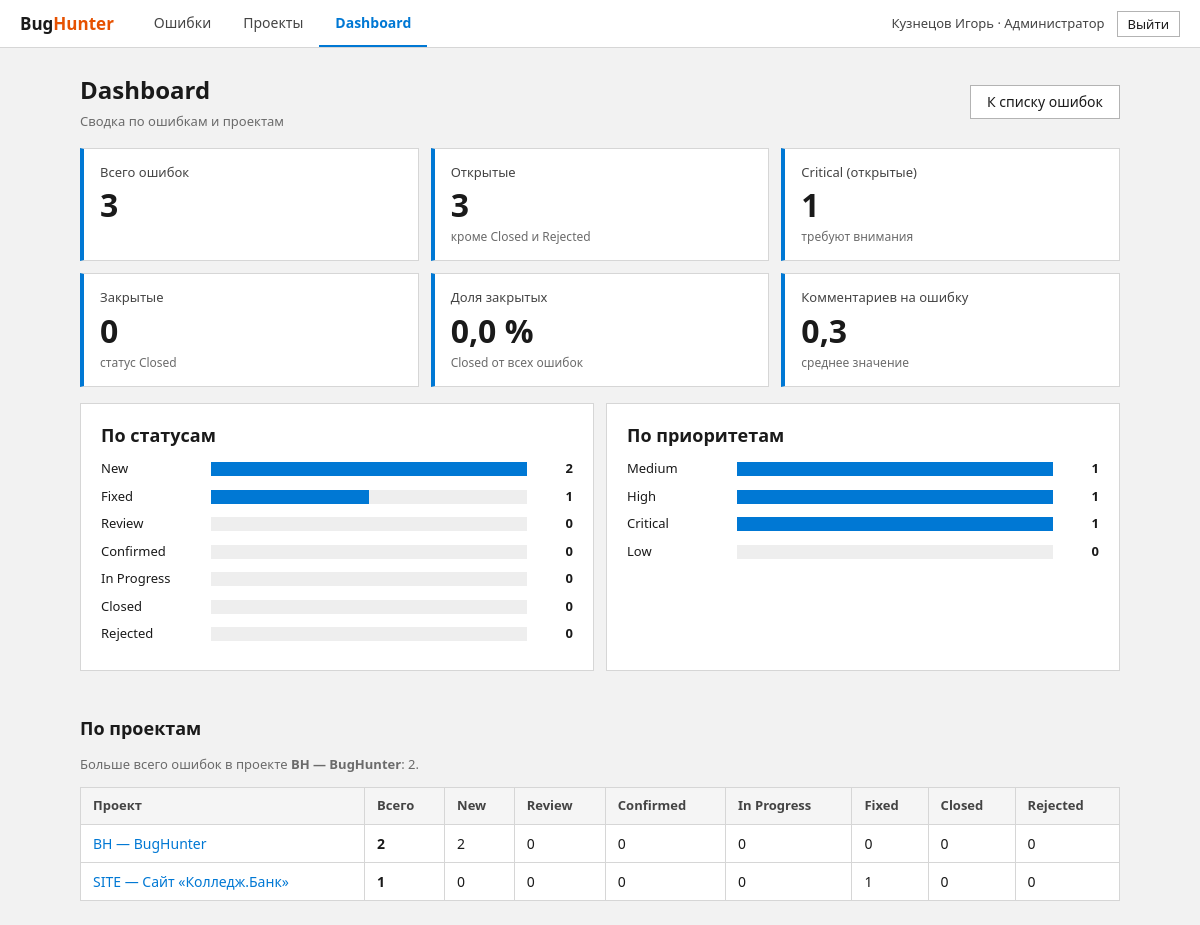
Page /dashboard.php (signed in) on the committed database.
### tables this page shows
CREATE TABLE users (
    user_id       INTEGER PRIMARY KEY AUTOINCREMENT,
    full_name     TEXT    NOT NULL,
    email         TEXT    NOT NULL UNIQUE,
    password_hash TEXT    NOT NULL,
    role          TEXT    NOT NULL CHECK (role IN ('customer', 'tester', 'developer', 'admin')),
    created_at    TEXT    NOT NULL DEFAULT CURRENT_TIMESTAMP
);

CREATE TABLE projects (
    project_id  INTEGER PRIMARY KEY AUTOINCREMENT,
    code        TEXT    NOT NULL UNIQUE CHECK (length(code) BETWEEN 2 AND 10),
    name        TEXT    NOT NULL,
    lead_id     INTEGER REFERENCES users (user_id) ON DELETE SET NULL,
    created_at  TEXT    NOT NULL DEFAULT CURRENT_TIMESTAMP,
    owner_id    INTEGER REFERENCES users (user_id),
    description TEXT    NOT NULL DEFAULT ''
);

### config/database.php (called while the page is built, shortened)
<?php
function getPdo(): PDO
{
    static $pdo = null;
    if ($pdo === null) {
        $pdo = new PDO('sqlite:' . DB_PATH, null, null, [
            PDO::ATTR_ERRMODE            => PDO::ERRMODE_EXCEPTION,
            PDO::ATTR_DEFAULT_FETCH_MODE => PDO::FETCH_ASSOC,
        ]);
        $pdo->exec('PRAGMA foreign_keys = ON');
    }
    return $pdo;
}

### dashboard.php (the view, shortened to what this page needs)
<?php
$pdo = getPdo();
$total  = (int) $pdo->query('SELECT COUNT(*) AS total_bugs FROM bugs')->fetchColumn();
$open   = (int) $pdo->query("SELECT COUNT(*) FROM bugs WHERE status NOT IN ('Closed', 'Rejected')")->fetchColumn();
$crit   = (int) $pdo->query("SELECT COUNT(*) FROM bugs WHERE priority = 'Critical' AND status NOT IN ('Closed', 'Rejected')")->fetchColumn();
$closed = (int) $pdo->query("SELECT COUNT(*) FROM bugs WHERE status = 'Closed'")->fetchColumn();
$closedPercent = $total > 0 ? round($closed * 100 / $total, 1) : 0.0;
$avgComments = (float) $pdo->query(
    'SELECT AVG(c_cnt) AS avg_comments FROM (
         SELECT b.bug_id, COUNT(c.id) AS c_cnt
         FROM bugs b LEFT JOIN comments c ON c.bug_id = b.bug_id
         GROUP BY b.bug_id
     )'
)->fetchColumn();
$distribution = static function (PDO $pdo, string $column, array $all): array {
    $rows = $pdo->query("SELECT {$column} AS k, COUNT(*) AS cnt FROM bugs GROUP BY {$column} ORDER BY cnt DESC")->fetchAll();
    $map = [];
    foreach ($rows as $r) {
        $map[$r['k']] = (int) $r['cnt'];
    }
    foreach ($all as $k) {
        $map[$k] = $map[$k] ?? 0;
    }
    return $map;
};
$byStatus   = $distribution($pdo, 'status', STATUSES);
$projects = $pdo->query(
    "SELECT p.project_id, p.code, p.name,
            COUNT(b.bug_id) AS total,
            SUM(CASE WHEN b.status = 'New'         THEN 1 ELSE 0 END) AS new_cnt,
            SUM(CASE WHEN b.status = 'Review'      THEN 1 ELSE 0 END) AS review_cnt,
            SUM(CASE WHEN b.status = 'Confirmed'   THEN 1 ELSE 0 END) AS confirmed_cnt,
            SUM(CASE WHEN b.status = 'In Progress' THEN 1 ELSE 0 END) AS prog_cnt,
            SUM(CASE WHEN b.status = 'Fixed'       THEN 1 ELSE 0 END) AS fixed_cnt,
            SUM(CASE WHEN b.status = 'Closed'      THEN 1 ELSE 0 END) AS closed_cnt,
            SUM(CASE WHEN b.status = 'Rejected'    THEN 1 ELSE 0 END) AS rejected_cnt
     FROM projects p
     LEFT JOIN bugs b ON b.project_id = p.project_id
     GROUP BY p.project_id
     ORDER BY total DESC, p.code"
)->fetchAll();
$top = ($projects !== [] && (int) $projects[0]['total'] > 0) ? $projects[0] : null;
$cards = [
    ['Всего ошибок',            (string) $total,                                   ''],
    ['Открытые',                (string) $open,                                    'кроме Closed и Rejected'],
    ['Critical (открытые)',     (string) $crit,                                    $crit > 0 ? 'требуют внимания' : ''],
    ['Закрытые',                (string) $closed,                                  'статус Closed'],
    ['Доля закрытых',           number_format($closedPercent, 1, ',', ' ') . ' %', 'Closed от всех ошибок'],
    ['Комментариев на ошибку',  number_format($avgComments, 1, ',', ' '),          'среднее значение'],
];
function barRows(array $data): void
{
    $max = max(1, max($data ?: [0]));
    foreach ($data as $name => $cnt) {
        $w = (int) round($cnt * 100 / $max);
        echo '<div class="bar-row"><span class="bar-name">' . h((string) $name) . '</span>'
           . '<span class="bar-track"><span class="bar-fill" style="width:' . $w . '%"></span></span>'
           . '<span class="bar-cnt">' . (int) $cnt . '</span></div>';
    }
}
pageHeader('Dashboard');
?>
<div class="page-head">
    <div>
        <h1>Dashboard</h1>
        <div class="muted">Сводка по ошибкам и проектам</div>
    </div>
    <a class="btn btn-light" href="bugs.php">К списку ошибок</a>
</div>
<div class="stats">
    <?php foreach ($cards as [$title, $value, $note]): ?>
        <div class="stat">
            <div class="stat-title"><?= h($title) ?></div>
            <div class="stat-value"><?= h($value) ?></div>
            <div class="stat-note"><?= h($note) ?></div>
        </div>
    <?php endforeach; ?>
</div>
<div class="two-col">
    <div class="card">
        <h2 style="margin-top:0">По статусам</h2>
        <?php barRows($byStatus); ?>
    </div>
    <div class="card">
        <h2 style="margin-top:0">По приоритетам</h2>
    </div>
</div>
<h2>По проектам</h2>
<?php if ($top !== null): ?>
    <p class="muted">Больше всего ошибок в проекте <b><?= h($top['code'] . ' — ' . $top['name']) ?></b>: <?= (int) $top['total'] ?>.</p>
<?php endif; ?>
<?php if ($projects === []): ?>
    <div class="card muted">Проектов пока нет.</div>
<?php else: ?>
<table class="table">
    <tr>
        <th>Проект</th><th>Всего</th><th>New</th><th>Review</th><th>Confirmed</th>
        <th>In Progress</th><th>Fixed</th><th>Closed</th><th>Rejected</th>
    </tr>
    <?php foreach ($projects as $p): ?>
    <tr>
        <td><a href="bugs.php?project=<?= (int) $p['project_id'] ?>"><?= h($p['code'] . ' — ' . $p['name']) ?></a></td>
        <td><b><?= (int) $p['total'] ?></b></td>
        <td><?= (int) $p['new_cnt'] ?></td>
        <td><?= (int) $p['review_cnt'] ?></td>
        <td><?= (int) $p['confirmed_cnt'] ?></td>
        <td><?= (int) $p['prog_cnt'] ?></td>
        <td><?= (int) $p['fixed_cnt'] ?></td>
        <td><?= (int) $p['closed_cnt'] ?></td>
        <td><?= (int) $p['rejected_cnt'] ?></td>
    </tr>
    <?php endforeach; ?>
</table>
<?php endif; ?>
<?php pageFooter();

### auth.php (shortened to what this page needs)
<?php
require_once __DIR__ . '/config/database.php';
function h(?string $s): string
{
    return htmlspecialchars((string) $s, ENT_QUOTES | ENT_SUBSTITUTE, 'UTF-8');
}
function currentUser(): ?array
{
    $stmt = getPdo()->prepare('SELECT user_id, full_name, email, role FROM users WHERE user_id = ?');
    $stmt->execute([$_SESSION['user_id']]);
    $user = $stmt->fetch();
    return $user ?: null;
}
function pageHeader(string $title): void
{
    $user = currentUser();
    $page = basename($_SERVER['SCRIPT_NAME'] ?? '');
    $active = static fn (string $prefix): string => str_starts_with($page, $prefix) ? ' class="active"' : '';
    ?>
<!doctype html>
<html lang="ru">
<head>
    <link rel="stylesheet" href="style.css">
</head>
<body>
<?php if ($user !== null): ?>
<header class="topbar">
    <a class="logo" href="bugs.php">Bug<span>Hunter</span></a>
    <nav>
        <a href="bugs.php"<?= $active('bug') ?>>Ошибки</a>
        <a href="projects.php"<?= $active('project') ?>>Проекты</a>
        <a href="dashboard.php"<?= $active('dashboard') ?>>Dashboard</a>
    </nav>
    <div class="me">
        <span><?= h($user['full_name']) ?> · <?= h(roleTitle($user['role'])) ?></span>
        <form method="POST" action="logout.php">
            <button type="submit" class="btn btn-light btn-sm">Выйти</button>
        </form>
    </div>
</header>
<?php endif; ?>
<main class="container<?= $user === null ? ' narrow' : '' ?>">
<?php
}
function pageFooter(): void
{
    echo "</main>\n</body>\n</html>\n";
}
function roleTitle(string $role): string
{
    return [
        'customer'  => 'Заказчик',
        'tester'    => 'Тестировщик',
        'developer' => 'Разработчик',
        'admin'     => 'Администратор',
    ][$role] ?? $role;
}

### style.css (style rules this page uses)
:root { --accent: #0078d4; --accent-dark: #005a9e; --accent-press: #004578; --accent-soft: #e5f1fb; --ink: #1a1a1a; --ink-soft: #444444; --ink-muted: #6b6b6b; --surface: #ffffff; --bg: #f2f2f2; --line: #d6d6d6; --line-strong: #b3b3b3; --line-dark: #8a8a8a; --danger: #c42b1c; --danger-dark: #a02317; --success: #0f7b0f; --success-bg: #e6f4e6; --danger-bg: #fde7e9; --focus: 0 0 0 2px var(--surface), 0 0 0 4px var(--accent); }
* { box-sizing: border-box; }
html { -webkit-text-size-adjust: 100%; }
body { margin: 0; background: var(--bg); color: var(--ink); font: 14px/1.5 "Segoe UI", "Segoe UI Variable", Tahoma, system-ui, Arial, sans-serif; -webkit-font-smoothing: antialiased; }
a { color: var(--accent); text-decoration: none; }
h1 { font-size: 24px; font-weight: 600; margin: 0 0 4px; letter-spacing: 0; }
h2 { font-size: 18px; font-weight: 600; margin: 28px 0 10px; }
.topbar { display: flex; align-items: center; gap: 24px; padding: 0 20px; height: 48px; background: var(--surface); color: var(--ink); border-bottom: 1px solid var(--line); position: sticky; top: 0; z-index: 50; }
.topbar .logo { color: var(--ink); font-weight: 700; font-size: 17px; letter-spacing: 0; text-decoration: none; line-height: 20px; }
.topbar .logo span { color: #e65100; }
.topbar nav { display: flex; gap: 0; flex: 1; height: 100%; }
.topbar nav a { color: var(--ink-soft); padding: 0 16px; font-size: 14px; display: flex; align-items: center; border-bottom: 2px solid transparent; transition: background .1s, color .1s; }
.topbar nav a.active { color: var(--accent); border-bottom-color: var(--accent); font-weight: 600; }
.topbar .me { display: flex; align-items: center; gap: 12px; font-size: 13px; color: var(--ink-soft); }
.topbar .me form { margin: 0; }
.container { max-width: 1080px; margin: 24px auto; padding: 0 20px; }
.page-head { display: flex; justify-content: space-between; align-items: center; gap: 16px; margin-bottom: 16px; flex-wrap: wrap; }
.muted { color: var(--ink-muted); font-size: 13px; }
.card { background: var(--surface); border: 1px solid var(--line); border-radius: 0; padding: 18px 20px; margin-bottom: 16px; }
.btn, button { display: inline-flex; align-items: center; justify-content: center; gap: 6px; padding: 6px 16px; border: 1px solid var(--accent); border-radius: 0; cursor: pointer; background: var(--accent); color: #fff; font: inherit; font-size: 14px; line-height: 20px; text-decoration: none; transition: background .1s, border-color .1s; }
.btn-light { background: var(--surface); color: var(--ink); border: 1px solid var(--line-strong); }
.btn-sm { padding: 3px 10px; font-size: 13px; line-height: 18px; }
.table, table { width: 100%; border-collapse: collapse; background: var(--surface); border: 1px solid var(--line); border-radius: 0; margin-top: 8px; }
th { background: #f5f5f5; text-align: left; font-size: 13px; font-weight: 600; color: var(--ink-soft); padding: 8px 12px; border: 1px solid var(--line); border-top: 0; }
td { padding: 0; border: 1px solid var(--line); font-size: 14px; vertical-align: middle; text-align: center; position: relative; }
td:not(:has(.badge)) { padding: 8px 12px; text-align: left; }
.stats { display: grid; grid-template-columns: repeat(3, 1fr); gap: 12px; margin-bottom: 16px; }
.stat { background: var(--surface); border: 1px solid var(--line); border-left: 4px solid var(--accent); padding: 14px 16px; }
.stat-title { font-size: 13px; color: var(--ink-soft); }
.stat-value { font-size: 32px; font-weight: 600; line-height: 1.2; margin: 4px 0; }
.stat-note { font-size: 12px; color: var(--ink-muted); min-height: 16px; }
.two-col { display: grid; grid-template-columns: 1fr 1fr; gap: 12px; }
.bar-row { display: grid; grid-template-columns: 100px 1fr 36px; gap: 10px; align-items: center; margin: 8px 0; font-size: 13px; }
.bar-track { background: #eee; height: 14px; display: block; }
.bar-fill { background: var(--accent); height: 14px; display: block; }
.bar-cnt { text-align: right; font-weight: 600; }

### rows in the picture
users: full_name "Кузнецов Игорь", role "Администратор"
projects: code+name "BH — BugHunter", total "2", new_cnt "2", review_cnt "0", confirmed_cnt "0", prog_cnt "0", fixed_cnt "0", closed_cnt "0", rejected_cnt "0"
projects: code+name "SITE — Сайт «Колледж.Банк»", total "1", new_cnt "0", review_cnt "0", confirmed_cnt "0", prog_cnt "0", fixed_cnt "1", closed_cnt "0", rejected_cnt "0"

### other values in the picture
$title "Всего ошибок"
$value "3"
$title "Открытые"
$note "кроме Closed и Rejected"
$title "Critical (открытые)"
$value "1"
$note "требуют внимания"
$title "Закрытые"
$value "0"
$note "статус Closed"
$title "Доля закрытых"
$value "0,0 %"
$note "Closed от всех ошибок"
$title "Комментариев на ошибку"
$value "0,3"
